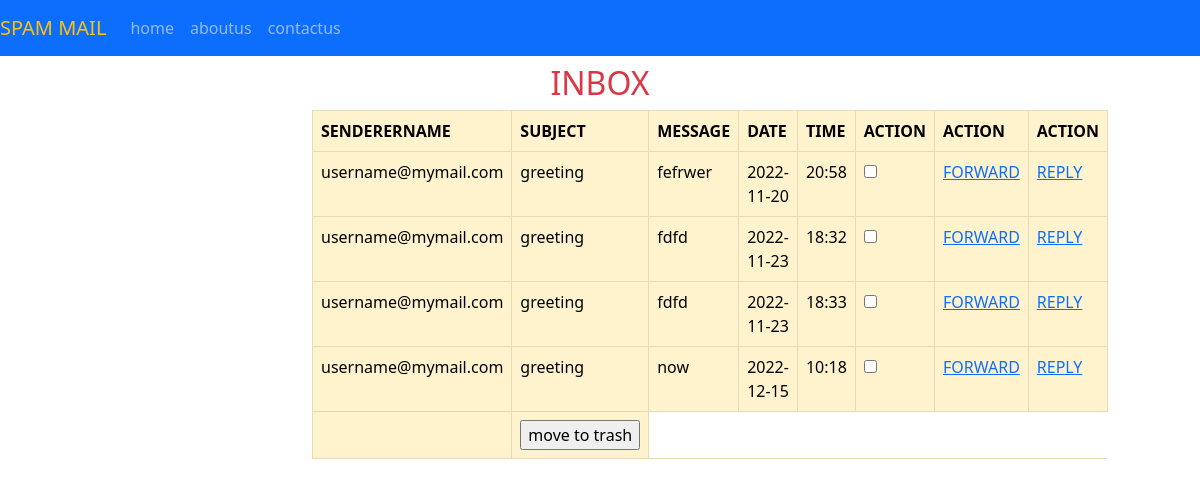
The page /inbox/ (signed in) on the database its author committed.
### user/models.py (models this page shows)
class message_tb(models.Model):
    senderid=models.ForeignKey(register_tb,on_delete=models.CASCADE,related_name='sender')
    reciverid=models.ForeignKey(register_tb,on_delete=models.CASCADE,related_name='reciver')
    subject=models.CharField(max_length=20)
    message=models.CharField(max_length=20)
    date=models.CharField(max_length=20)
    time=models.CharField(max_length=20)
    status=models.CharField(max_length=20,default='pending')
    filterstatus=models.CharField(max_length=20,default='pending')

class register_tb(models.Model):
    name=models.CharField(max_length=20)
    address=models.CharField(max_length=20)
    gender=models.CharField(max_length=20)
    dob=models.CharField(max_length=20)
    phonenumber=models.CharField(max_length=20)
    country=models.CharField(max_length=20)
    state=models.CharField(max_length=20)
    username=models.CharField(max_length=20)
    password=models.CharField(max_length=20)
    securityquestion=models.CharField(max_length=20)
    answer=models.CharField(max_length=20)

### user/views.py (the view)
# urls.py: path('inbox/',userview.inbox,name="inbox"),
def inbox(request):
    asd=request.session['id']
    status=['pending','deletedbysender']
    agefactor=custumeragefactor_tb.objects.filter(userid=asd)
    for factor in agefactor:
        age=message_tb.objects.filter(reciverid=asd,filterstatus='pending',message__icontains=factor.factorid.factor).exclude(senderid__in=blacklist_tb.objects.filter(userid=asd).values('contactid')).update(filterstatus="filtered")
        print(factor.factorid.factor)
    seasonfactor=custumerseasoncountry_tb.objects.filter(userid=asd)
    for factor in seasonfactor:
        season=message_tb.objects.filter(reciverid=asd,filterstatus='pending',message__icontains=factor.factorid.factor).exclude(senderid__in=blacklist_tb.objects.filter(userid=asd).values('contactid')).update(filterstatus="filtered")
    hobbyfactor=custumerhobbyfactor_tb.objects.filter(userid=asd)
    for factor in hobbyfactor:
        hobby=message_tb.objects.filter(reciverid=asd,filterstatus='pending',message__icontains=factor.factorid.factorname).exclude(senderid__in=blacklist_tb.objects.filter(userid=asd).values('contactid')).update(filterstatus="filtered")
    contact=contact_tb.objects.filter(userid=asd)
    for c in contact:
        con=message_tb.objects.filter(reciverid=asd,filterstatus='pending',senderid=c.contactid).update(filterstatus='filtered')
    user=message_tb.objects.filter(reciverid=asd,status__in=status,filterstatus='filtered').exclude(id__in=trash_tb.objects.filter(reciverid=asd).values('messageid_id'))
    return render(request,'inbox.html',{'inbox':user})

### templates/inbox.html (shortened to what this page needs)
<!DOCTYPE html>
<html lang="en">
<head>
    <link rel="stylesheet" href="/static/css/bootstrap.css">
</head>
<body>
    <div class='navbar navbar-expand-lg navbar-dark bg-primary'>
        <a class="navbar-brand text-warning" href>SPAM MAIL</a>
        <ul class="navbar-nav">
            <li class="nav-item">
                <a class="nav-link" href="{% url 'index' %}">home</a>
            </li>
            <li class="nav-item">
                <a class="nav-link" href="#">aboutus</a>
            </li>
            <li class="nav-item">
                <a class="nav-link" href="#">contactus</a>
            </li>
        </ul>
    </div>
    <body>
        <div class="container w-50">
            <h2 class="text-center text-danger mt-2">INBOX</h2>
    <body>
        <form method="post" action="{% url 'movetotrashAction' %}">
            <table class="table table-bordered table-warning">
                <tr>
                    <th>SENDERERNAME</th>
                    <th>SUBJECT</th>
                    <th>MESSAGE</th>
                    <th>DATE</th>
                    <th>TIME</th>
                    <th>ACTION</th>
                    <th>ACTION</th>
                    <th>ACTION</th>
                </tr>
                {% for v in inbox %}
                <tr>
                    <td>{{v.senderid.username}}</td>
                    <td>{{v.subject}}</td>
                    <td>{{v.message}}</td>
                    <td>{{v.date}}</td>
                    <td>{{v.time}}</td>
                    <td><input type="checkbox" name="checkbox" value="{{v.id}}"></td>
                    <td><a href="{% url 'forward' v.id %}">FORWARD</td>
                    <td><a href="{% url 'reply' v.id %}">REPLY</a></td>
                </tr>
                {% endfor %}
                <tr>
                    <td></td>
                    <td><input type="submit" value="move to trash"></td>
                </tr>
            </table>
        </form>
    </body>
</html>

### rows shown on the page
message_tb: senderid.username "username@mymail.com", subject "greeting", message "fefrwer", date "2022-11-20", time "20:58"
message_tb: senderid.username "username@mymail.com", subject "greeting", message "fdfd", date "2022-11-23", time "18:32"
message_tb: senderid.username "username@mymail.com", subject "greeting", message "fdfd", date "2022-11-23", time "18:33"
message_tb: senderid.username "username@mymail.com", subject "greeting", message "now", date "2022-12-15", time "10:18"
